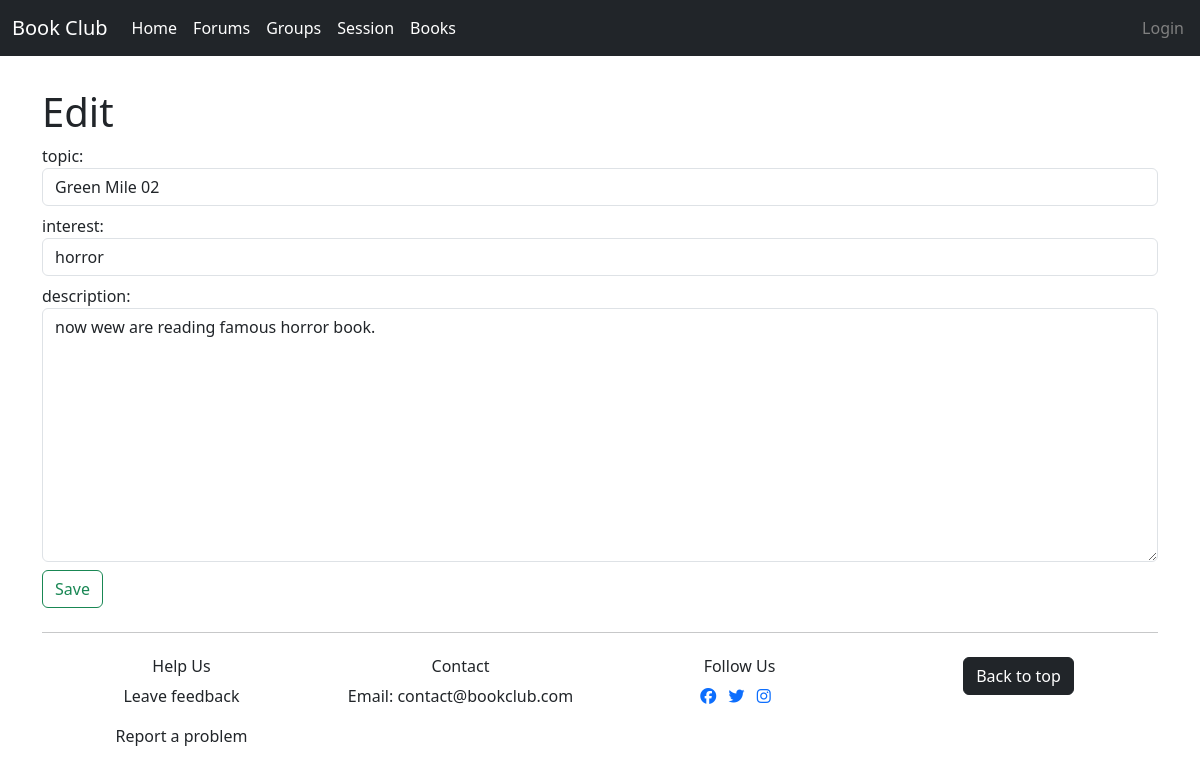
/group/edit/1, run on the app's committed database.
### group/models.py (models this page shows, shortened)
class Group(models.Model):
    topic=models.CharField(max_length=300, blank=False)
    description = models.TextField(max_length=1000, blank=True)
    interest=models.ForeignKey(Interest, blank=True, on_delete=models.CASCADE)
    creator = models.ForeignKey(User, blank=False, on_delete=models.CASCADE)

### group/views.py (the view)
# urls.py: path('edit/<int:id>', views.edit, name='edit'),
def edit(request, id):
    print(f"=== group, action: edit === ")
    print(f"id: ", id)
    print(f"method: ", request.method)
    error = ''
    cur_action = "edit"
    user = request.user
    group = get_object_or_404(Group, id=id)
    if request.method == 'POST':
        params = request.POST.dict()
        print(f"params: {params}")
        form = CreateGroup(request.POST, request.FILES, instance=group)
        if form.is_valid():
            form.save()
            if user.is_staff:
                return redirect('manager:group_show', id=group.id)
            return redirect('group:show', id=group.id)  # Redirect to forum detail view
        else:
            error = 'Помилки при заповненні форми'
            print('Помилки при заповненні форми')
    else:
        form = CreateGroup(instance=group)
    return render(request, 'group/edit.html',
                  {'form': form, 'error':error, 'id':id})

### group/forms.py
class CreateGroup(ModelForm):
    class Meta:
        model = Group
        interests_choices = Interest.objects.order_by('-id')
        fields = ["topic", "description", "interest"]
        widgets = {
            'topic' : TextInput(attrs={
            'placeholder' : "It-Stephen King",
            'class' : "form-control"
        }),
            'interest' : Select(choices=interests_choices, attrs={
            'placeholder' : "horror",
            'class' : "form-control"
        }),
            'description': Textarea(attrs={
                'placeholder': "Reading and descussion Stephen King's famous horror novel...",
                'class': "form-control"
        })
        }

### group/models.py (called while the page is built)
    def __str__(self):
        return self.name

### group/templates/group/edit.html (shortened to what this page needs)
{% extends 'main/layout.html' %}
{% block content %}
    <h1>Edit</h1>
    <form method="post" enctype="multipart/form-data"  >
        {% include 'group/form.html' %}
        <button type="submit" class="btn btn-outline-success">Save</button>
    </form>
{% endblock %}

### group/templates/group/form.html (shortened to what this page needs)
<div class="form-group mb-2">
    <label for="topic"> topic: </label>
    {{ form.topic }}
</div>
<div class="form-group mb-2">
    <label for="interest"> interest: </label>
    {{ form.interest }}
</div>
<div class="form-group mb-2">
    <label for="description"> description: </label>
    {{ form.description }}
</div>

### data on the page
Group: topic "Green Mile 02", interest "horror", description "now wew are reading famous horror book."
